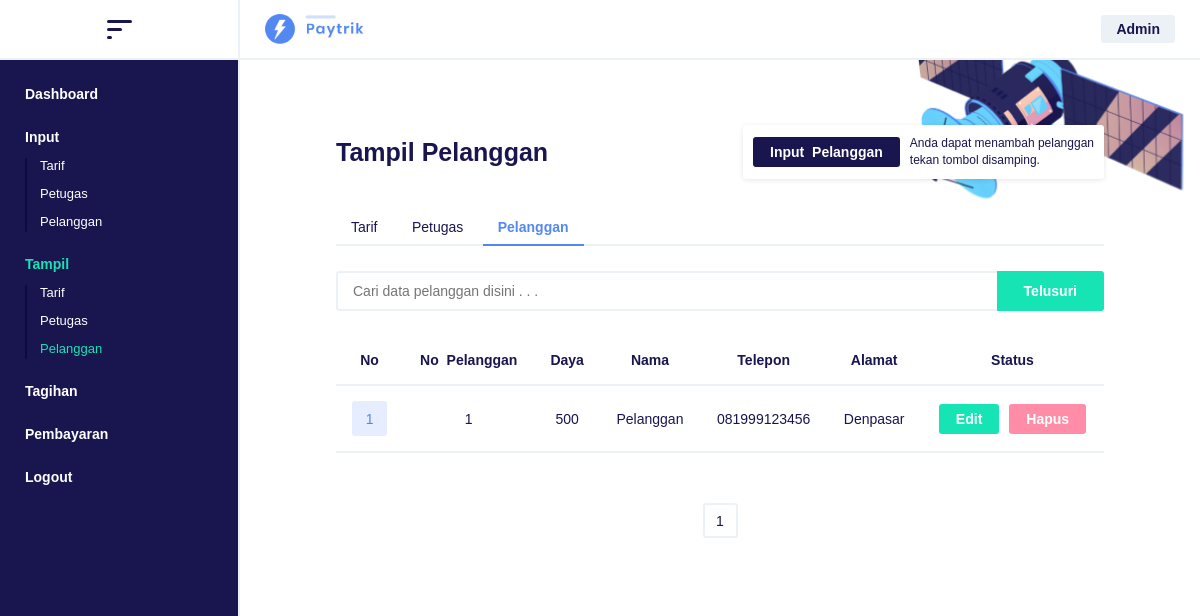
Screenshot of /tampilpelanggan.php (signed in) with the database file from the repository.
### tables this page shows
CREATE TABLE `tbpelanggan` (
  `kodePelanggan` int(11) NOT NULL,
  `noPelanggan` varchar(50) NOT NULL,
  `noMeter` varchar(50) NOT NULL,
  `kodeTarif` int(11) NOT NULL,
  `namaLengkap` varchar(50) NOT NULL,
  `telp` varchar(15) NOT NULL,
  `alamat` varchar(100) NOT NULL
);

CREATE TABLE `tbtarif` (
  `kodeTarif` int(11) NOT NULL,
  `daya` varchar(50) NOT NULL,
  `tarifPerKwh` double(10,0) NOT NULL,
  `beban` double(10,0) NOT NULL
);

### tampilpelanggan.php (the view, shortened to what this page needs)
<?php
require_once "koneksi.php";
$perPage 	= 5;
$page 		= isset($_GET['pages']) ? (int)$_GET['pages'] : 1;
$start 		= ($page > 1) ? ( $page * $perPage ) - $perPage : 0;
$sql 		= mysqli_query($connect, "SELECT * FROM tbpelanggan LIMIT $start, $perPage");
$result 	= mysqli_query($connect, "SELECT * FROM tbpelanggan");
$total		= mysqli_num_rows($result);
$pages 		= ceil($total/$perPage);
?>
<!DOCTYPE html>
<html>
<head>
	<link rel="stylesheet" type="text/css" href="style.css">
</head>
<body>
<div class="container bflex">
	<div class="head cflex">
		<a class="btn-menu">
			<div class="icon icon1"></div>
			<div class="icon icon2"></div>
			<div class="icon icon3"></div>
		</a>
	</div>
	<div class="lcontainer">
		<ul class="menu">
			<li class="title-menu"><a href="dashboard.php"><span> Dashboard </span></a></li>
			<?php if( $_SESSION['level'] == 'Admin' ){ ?>
				<li class="title-menu"><a href="inputtarif.php"><span> Input </span></a>
					<ul class="drop">
						<li><a href="inputtarif.php"> Tarif </a></li>
						<li><a href="inputpetugas.php"> Petugas </a></li>
						<li><a href="inputpelanggan.php"> Pelanggan </a></li>
					</ul>
				</li>
				<li class="title-menu"><a href="tampiltarif.php"><span style="color: #16e4b4"> Tampil </span></a>
					<ul class="drop">
						<li><a href="tampiltarif.php"> Tarif </a></li>
						<li><a href="tampilpetugas.php"> Petugas </a></li>
						<li><a href="tampilpelanggan.php" style="color: #16e4b4"> Pelanggan </a></li>
					</ul>
				</li>
			<?php } ?>
			<li class="title-menu"><a href="inputtagihan.php"><span> Tagihan </span></a></li>
			<li class="title-menu"><a href="inputpembayaran.php"><span> Pembayaran </span></a></li>
			<li><a class="btn-logout"><span> Logout </span></a></li>
		</ul>
	</div>
	<div class="rcontainer">
		<div class="header bflex">
			<a href="dashboard.php">
				<img src="image/logo.png">
			</a>
			<div class="title-user">
				<span> <?php echo $_SESSION['level'] ?> </span>
			</div>
		</div>
		<div class="wrapper">
			<div class="delimiter">
				<img src="export/satelit.png" class="gravity1">
				<div class="page">
					<div class="bflex move">
						<h1> Tampil Pelanggan </h1>
						<div class="cross cflex">
							<a href="inputpelanggan.php"> Input<font style="color: #18154f">_</font>Pelanggan </a>
							<p> Anda dapat menambah pelanggan <br/> tekan tombol disamping. </p>
						</div>
					</div>
					<ul>
						<li><a href="tampiltarif.php"> Tarif </a></li>
						<li><a href="tampilpetugas.php"> Petugas </a></li>
						<li style="border-bottom: 2px solid #5388f3;"><a href="tampilpelanggan.php" style="color: #5388f3; font-weight: bold;"> Pelanggan </a></li>
					</ul>
				</div>
				<?php if( mysqli_num_rows($sql) > 0 ){ $i = 1;  ?>
				<form method="GET">
					<div class="bflex">
						<input type="text" name="pencarian/pelanggan" placeholder="Cari data pelanggan disini . . ." style="margin-top: 0px; border-right: 0px; border-radius: 3px 0px 0px 3px">
						<button type="submit" style="margin-top: 0px; border-radius: 0px 3px 3px 0px"> Telusuri </button>
					</div>
				</form>
				<div class="wmax max">
					<table>
						<tr>
							<td><span> No </span></td>
							<td><span> No<font style="color: #fff">_</font>Pelanggan </span></td>
							<td><span> Daya </span></td>
							<td><span> Nama </span></td>
							<td><span> Telepon </span></td>
							<td><span> Alamat </span></td>
							<td><span> Status </span></td>
						</tr>
						<?php
							if( isset($_GET['pencarian/pelanggan']) ){
								$pencarian = $_GET['pencarian/pelanggan'];
								if( $pencarian == "" ){
									$sql = mysqli_query($connect, "SELECT * FROM tbpelanggan LIMIT $start, $perPage");
								} else {
									$sql = mysqli_query($connect, "SELECT * FROM tbpelanggan WHERE noPelanggan LIKE '%$pencarian%' OR noMeter LIKE '%$pencarian%' OR namaLengkap LIKE '%$pencarian%' OR telp LIKE '%$pencarian%' OR alamat LIKE '%$pencarian%'");
								}
							} else {
								$sql = mysqli_query($connect, "SELECT * FROM tbpelanggan LIMIT $start, $perPage");
							}
							if( mysqli_num_rows($sql) > 0 ){
								while( $row = mysqli_fetch_assoc($sql) ){
						?>
							<tr>
								<td><p class="number"> <?php echo $i++; ?> </p></td>
								<td><p> <?php echo $row['noPelanggan'] ?> </p></td>
								<td>
									<p>
										<?php
											$sql1 = mysqli_query($connect, "SELECT * FROM tbtarif WHERE kodeTarif = $row[kodeTarif]") ;
											$data = mysqli_fetch_assoc($sql1);
											echo $data['daya'];
										?>
									</p>
								</td>
								<td><p> <?php echo $row['namaLengkap'] ?> </p></td>
								<td><p> <?php echo $row['telp'] ?> </p></td>
								<td><p> <?php echo $row['alamat'] ?> </p></td>
								<td>
									<div class="cflex">
										<a href="editpelanggan.php?kodepelanggan=<?php echo $row['noPelanggan'] ?>" class="btn-edit"> Edit </a>
										<?php if( $row['noPelanggan'] != $_SESSION['user'] ){ ?>
										<a href="hapuspelanggan.php?kodepelanggan=<?php echo $row['noPelanggan'] ?>" class="btn-hapus"> Hapus </a>
										<?php } ?>
									</div>
								</td>
							</tr>
						<?php
								}
							} else {
							echo "<script>
								var error = document.getElementsByClassName('error')[0];
								error.style.display='block';
								error.innerHTML = 'Data pelanggan tidak ditemukan !';
							</script>";
						} ?>
					</table>
					<div class="pagination">
						<ul>
							<?php for( $c = 1; $c <= $pages; $c++ ){ ?>
								<li><a href="?pages=<?php echo $c ?>"> <?php echo $c ?> </a></li>
							<?php } ?>
						</ul>
					</div>
				</div>
				<?php } else {
					echo "<script>
						var error = document.getElementsByClassName('error')[0];
						error.style.display='block';
						error.innerHTML = 'Data pelanggan masih kosong !';
					</script>";
				} ?>
			</div>
		</div>
	</div>
</div>
</body>
</html>

### rows the page displays
tbpelanggan: noPelanggan "1", kodeTarif.daya "500", namaLengkap "Pelanggan", telp "081999123456", alamat "Denpasar"

### other values shown
$_SESSION['level'] "Admin"
